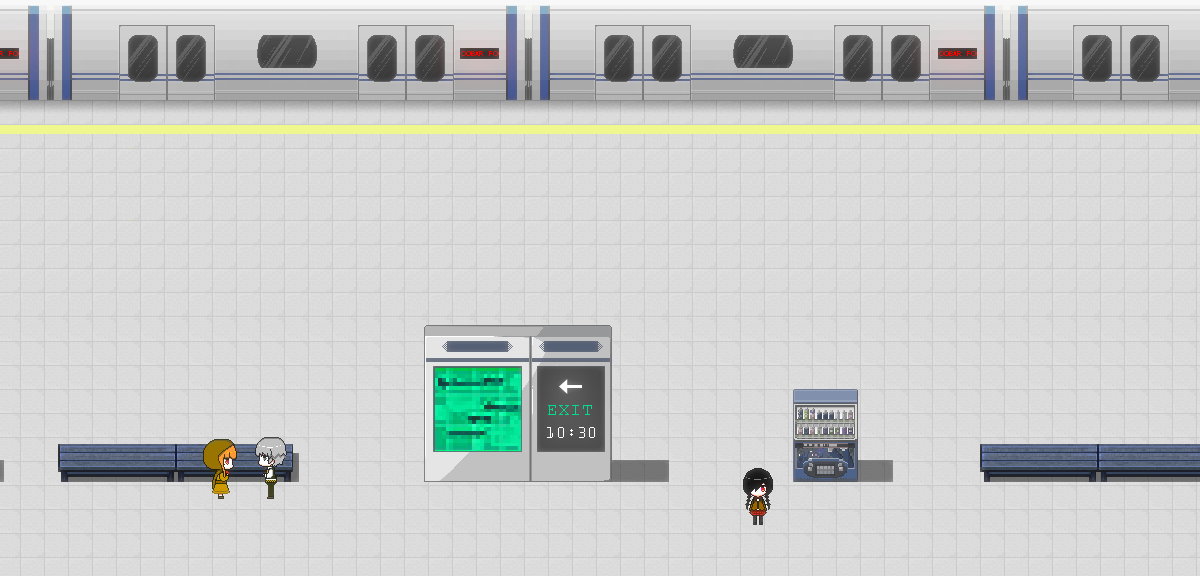

Tiled map render using the project's own tile images. Description and the map definition, with tile-layer contents summarised, below:
An orthogonal 25x12 tile map with 48x48 px tiles, 2 tile layers (块层 1, 块层 2), 2 tilesets and 2 objects (2x NPC).

<map version="1.0" orientation="orthogonal" renderorder="right-down" width="25" height="12" tilewidth="48" tileheight="48">
 <tileset firstgid="1" name="subway" tilewidth="48" tileheight="48">
  <image source="subway.png" width="1208" height="576" />
 </tileset>
 <tileset firstgid="301" name="glo" tilewidth="48" tileheight="48">
  <image source="glo.png" width="96" height="96" />
 </tileset>
 <layer name="块层 1" width="25" height="12">
  <data>[300 cells, 300 non-empty, 300 distinct tile ids]</data>
 </layer>
 <layer name="块层 2" width="25" height="12">
  <data>[300 cells, 0 non-empty, 0 distinct tile ids]</data>
 </layer>
 <objectgroup name="对象层 1">
  <object name="PUBLIC" type="NPC" gid="301" x="-48" y="144" width="48" height="64">
   <properties>
    <property name="AUTO_SCRIPT" value="s0-1.js" />
    <property name="ID" value="mari" />
    <property name="IMAGE" value="walk_mari" />
    <property name="LOCK" value="true" />
    <property name="SHADOW" value="true" />
   </properties>
  </object>
  <object name="PUBLIC" type="NPC" gid="301" x="-48" y="240" width="48" height="64">
   <properties>
    <property name="ID" value="renko" />
    <property name="IMAGE" value="walk_renko" />
    <property name="SHADOW" value="true" />
   </properties>
  </object>
 </objectgroup>
</map>
